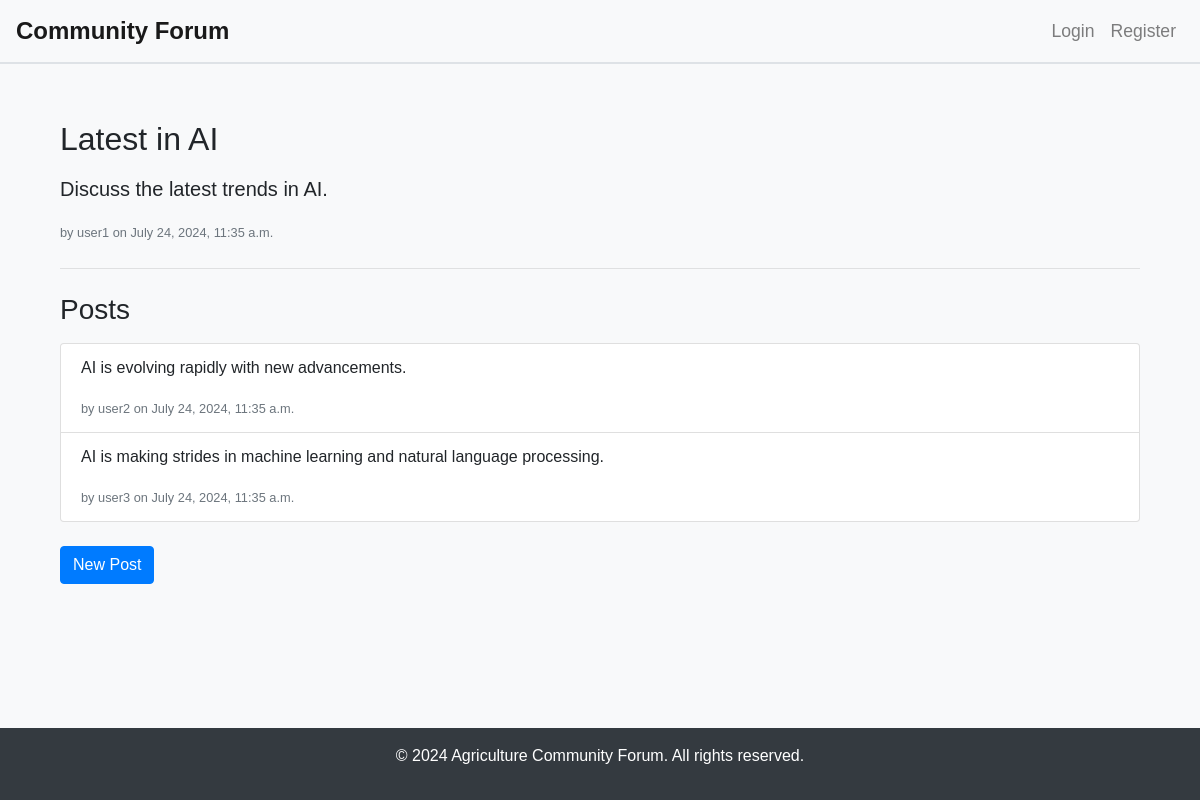
The app's page /category/tech/thread/latest-in-ai/ with its own data.
### forum/models.py (models this page shows, shortened)
class Thread(models.Model):
    title = models.CharField(max_length=255)
    slug = models.SlugField(max_length=255, unique=True, blank=True)
    content = models.TextField()
    category = models.ForeignKey(
        Category, related_name='threads', on_delete=models.CASCADE)
    author = models.ForeignKey(
        User, related_name='threads', on_delete=models.CASCADE)
    is_published = models.BooleanField(default=True)
    tags = models.CharField(max_length=255, blank=True)
    created_at = models.DateTimeField(auto_now_add=True)
    updated_at = models.DateTimeField(auto_now=True)

class Post(models.Model):
    content = models.TextField()
    thread = models.ForeignKey(
        Thread, related_name='posts', on_delete=models.CASCADE)
    author = models.ForeignKey(
        User, related_name='posts', on_delete=models.CASCADE)
    is_approved = models.BooleanField(default=True)
    created_at = models.DateTimeField(auto_now_add=True)
    updated_at = models.DateTimeField(auto_now=True)

### forum/views.py (the view)
def thread_detail(request, category_slug, thread_slug):
    thread = get_object_or_404(
        Thread, slug=thread_slug, category__slug=category_slug, is_published=True)
    posts = thread.posts.filter(is_approved=True)
    return render(request, 'forum/thread_detail.html', {'thread': thread, 'posts': posts})

### forum/templates/forum/thread_detail.html
{% extends 'forum/base.html' %}
{% block content %}
<div class="container">
    <h2 class="mb-3">{{ thread.title }}</h2>
    <p class="lead">{{ thread.content }}</p>
    <small class="text-muted">by {{ thread.author.username }} on {{ thread.created_at }}</small>
    <hr class="my-4">
    <h3 class="mb-3">Posts</h3>
    <ul class="list-group mb-4">
        {% for post in posts %}
            <li class="list-group-item">
                <p>{{ post.content }}</p>
                <small class="text-muted">by {{ post.author.username }} on {{ post.created_at }}</small>
            </li>
        {% empty %}
            <li class="list-group-item text-center">No posts yet.</li>
        {% endfor %}
    </ul>
    <a href="{% url 'new_post' thread.category.slug thread.slug %}" class="btn btn-primary">New Post</a>
</div>
{% endblock %}

### forum/templates/forum/base.html (shortened to what this page needs)
<!DOCTYPE html>
<html lang="en">
<head>
    <link rel="stylesheet" href="https://maxcdn.bootstrapcdn.com/bootstrap/4.5.2/css/bootstrap.min.css">
</head>
<body>
    <nav class="navbar navbar-expand-lg navbar-light bg-light">
        <a class="navbar-brand" href="{% url 'category_list' %}">Community Forum</a>
        <div class="collapse navbar-collapse" id="navbarNav">
            <ul class="navbar-nav ml-auto">
                {% if user.is_authenticated %}
                    <li class="nav-item">
                        <a class="nav-link" href="{% url 'logout' %}">Logout</a>
                    </li>
                {% else %}
                    <li class="nav-item">
                        <a class="nav-link" href="{% url 'login' %}">Login</a>
                    </li>
                    <li class="nav-item">
                        <a class="nav-link" href="{% url 'register' %}">Register</a>
                    </li>
                {% endif %}
            </ul>
        </div>
    </nav>
    <div class="container mt-4">
        {% block content %}
        {% endblock %}
    </div>
    <footer>
        <p>&copy; 2024 Agriculture Community Forum. All rights reserved.</p>
    </footer>
</body>
</html>

### forum/templates/forum/base.html (style rules this page uses)
html, body { height: 100%; margin: 0; }
body { font-family: Arial, sans-serif; background-color: #f8f9fa; display: flex; flex-direction: column; }
.navbar-brand { font-weight: bold; font-size: 1.5rem; }
.navbar { border-bottom: 2px solid #dee2e6; }
.nav-link { font-size: 1.1rem; }
.container { flex: 1; margin-top: 2rem; }
footer { background-color: #343a40; color: #ffffff; padding: 1rem; text-align: center; margin-bottom: 0; }

### records on screen
Thread: title "Latest in AI", content "Discuss the latest trends in AI.", author.username "user1", created_at "July 24, 2024, 11:35 a.m."
Post: content "AI is evolving rapidly with new advancements.", author.username "user2", created_at "July 24, 2024, 11:35 a.m."
Post: content "AI is making strides in machine learning and natural language processing.", author.username "user3", created_at "July 24, 2024, 11:35 a.m."
